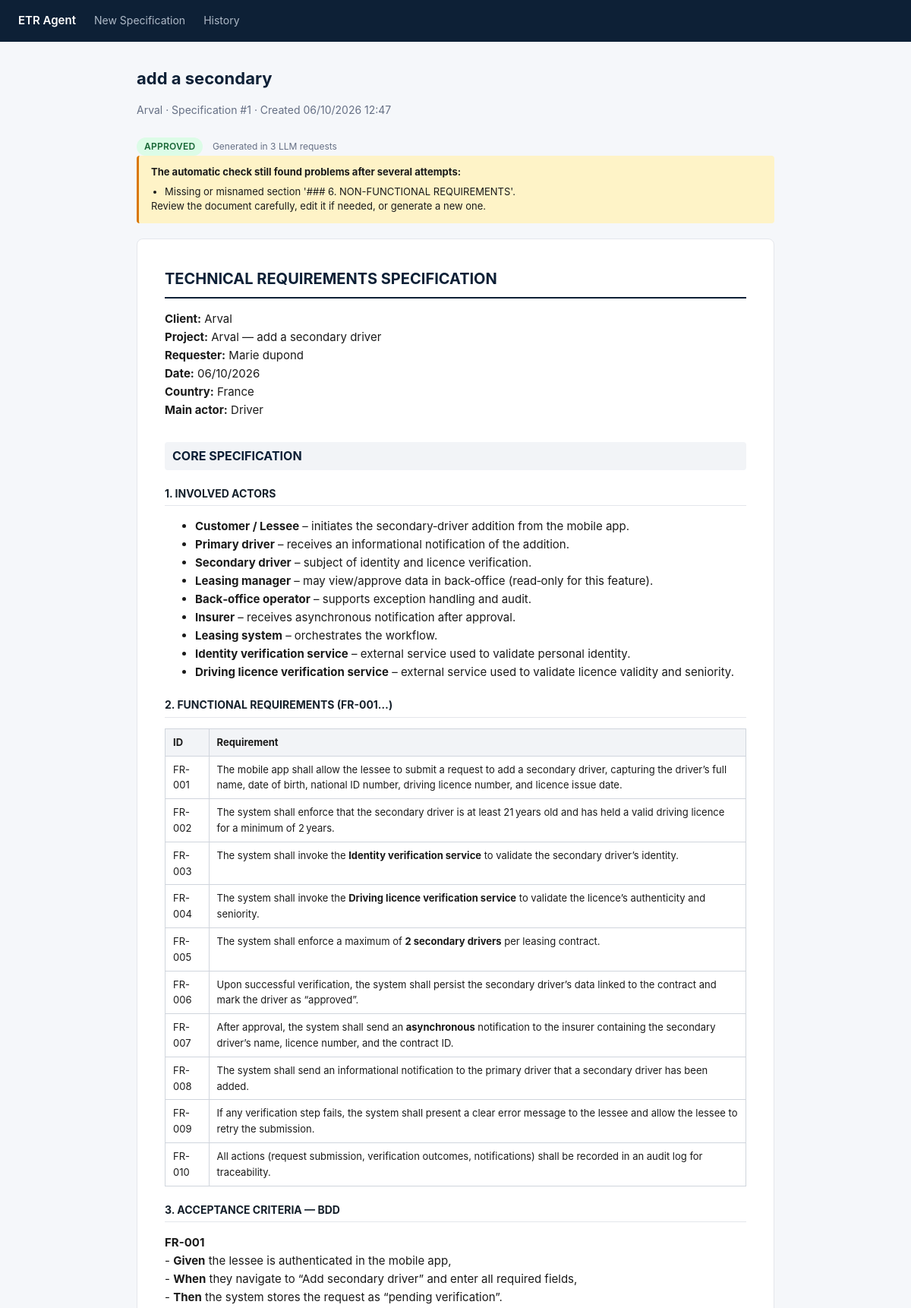
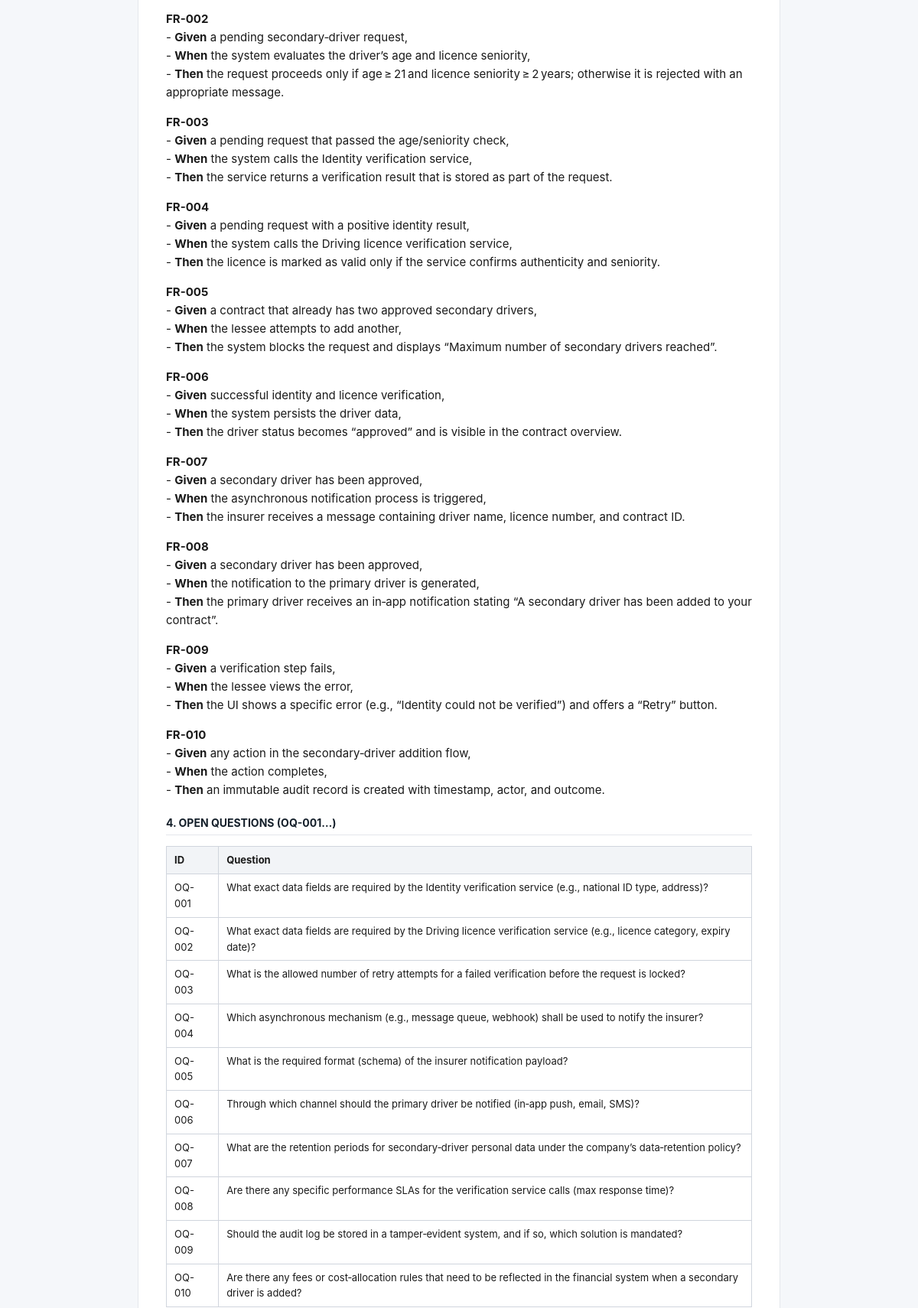
Screenshot of /view/1 (upper part) with the database file from the repository (2 pictures, top to bottom).
### tables this page shows
CREATE TABLE etr (
                id INTEGER PRIMARY KEY AUTOINCREMENT,
                created_at TEXT,
                approved_at TEXT,
                status TEXT DEFAULT 'questions',   -- questions | generating | draft | approved | error
                client TEXT,
                feature TEXT,
                requester TEXT,
                country TEXT,
                actor TEXT,
                need TEXT,
                questions_json TEXT,
                qa_json TEXT,
                content_md TEXT,
                attempts INTEGER,
                issues_json TEXT
            );

### projec.py (the view)
@app.route("/view/<int:etr_id>")
def view(etr_id):
    with db() as conn:
        row = conn.execute("SELECT * FROM etr WHERE id = ?", (etr_id,)).fetchone()
    if row is None:
        return redirect(url_for("index"))
    if row["status"] == "generating":
        return redirect(url_for("loading", etr_id=etr_id))
    issues = json.loads(row["issues_json"] or "[]")
    return render_template(
        "view.html",
        etr=row,
        document_html=to_html(row["content_md"] or ""),
        attempts=row["attempts"],
        issues=issues,
        active="view",
    )

### projec.py (called while the page is built)
def db():
    conn = sqlite3.connect(DB_NAME)
    conn.row_factory = sqlite3.Row
    return conn

def to_html(md: str) -> str:
    return markdown.markdown(md, extensions=["extra", "tables"])

### templates/view.html (shortened to what this page needs)
{% extends "base.html" %}
{% block content %}
<h1>{{ etr['feature'] }}</h1>
<p class="subtitle">{{ etr['client'] }} &middot; Specification #{{ etr['id'] }} &middot; Created {{ etr['created_at'] }}</p>
<span class="status-badge status-{{ etr['status'] }}">{{ etr['status'] }}</span>
{% if attempts %}
    <span style="font-size:12px;color:#667085;margin-left:8px;">
        Generated in {{ attempts }} LLM request{{ 's' if attempts > 1 }}
    </span>
{% endif %}
{% if etr['status'] == 'error' %}
<div class="notice error">
    <strong>Generation failed:</strong>
    <ul>{% for i in issues %}<li>{{ i }}</li>{% endfor %}</ul>
</div>
<div class="actions">
    <a href="/" class="btn btn-ghost">New Specification</a>
    <a href="/history" class="btn btn-ghost">Back to History</a>
</div>
{% else %}
{% if issues %}
<div class="notice">
    <strong>The automatic check still found problems after several attempts:</strong>
    <ul>{% for i in issues %}<li>{{ i }}</li>{% endfor %}</ul>
    Review the document carefully, edit it if needed, or generate a new one.
</div>
{% endif %}
<div class="document">
    {{ document_html | safe }}
</div>
{% endif %}
{% endblock %}

### templates/base.html (style rules this page uses)
* { box-sizing: border-box; }
body { font-family: -apple-system, 'Segoe UI', Roboto, sans-serif; background: #f5f7fa; color: #1a1a1a; margin: 0; line-height: 1.5; }
h1 { font-size: 22px; color: #0d2036; margin: 0 0 4px 0; }
.subtitle { color: #667085; font-size: 14px; margin-bottom: 24px; }
.status-badge { display: inline-block; padding: 3px 10px; border-radius: 12px; font-size: 12px; font-weight: 600; text-transform: uppercase; letter-spacing: 0.02em; }
.status-approved { background: #dcfce7; color: #166534; }
.notice { background: #fef3c7; border-left: 3px solid #d97706; padding: 12px 16px; border-radius: 4px; font-size: 13px; margin-bottom: 20px; }
.notice ul { margin: 6px 0 0 18px; padding: 0; }
.document { background: #fff; border: 1px solid #e4e7ec; border-radius: 8px; padding: 36px; font-size: 15px; line-height: 1.6; }
.document h1 { font-size: 20px; border-bottom: 2px solid #0d2036; padding-bottom: 8px; }
.document h2 { font-size: 16px; color: #0d2036; margin-top: 30px; background: #f2f4f7; padding: 6px 10px; border-radius: 4px; }
.document h3 { font-size: 14px; color: #15202b; margin-top: 20px; border-bottom: 1px solid #e4e6eb; padding-bottom: 4px; }
.document table { width: 100%; border-collapse: collapse; margin-top: 10px; }
.document th, .document td { border: 1px solid #d0d5dd; padding: 7px 10px; text-align: left; vertical-align: top; font-size: 13px; }
.document th { background: #f2f4f7; }

### rows the page displays
etr: feature "add a secondary", client "Arval", id "1", created_at "06/10/2026 12:47", status "APPROVED", actor "TECHNICAL REQUIREMENTS SPECIFICATION Client: Arval Project: Arval — add a secondary driver Requester: Marie dupond Date: 06/10/2026 Country: France Main actor: Driver CORE SPECIFICATION 1. INVOLVED ACTORS Customer / Lessee – initiates the secondary‑driver addition from the mobile app. Primary driver – receives an informational notification of the addition. Secondary driver – subject of identity and licence verification. Leasing manager – may view/approve data in back‑office (read‑only for this feature). Back‑office operator – supports exception handling and audit. Insurer – receives asynchronous notification after approval. Leasing system – orchestrates the workflow. Identity verification…"

### other values shown
{{ attempts }} "3"
{{ 's' if attempts > 1 }} "s"
{{ i }} "Missing or misnamed section '### 6. NON-FUNCTIONAL REQUIREMENTS'."
